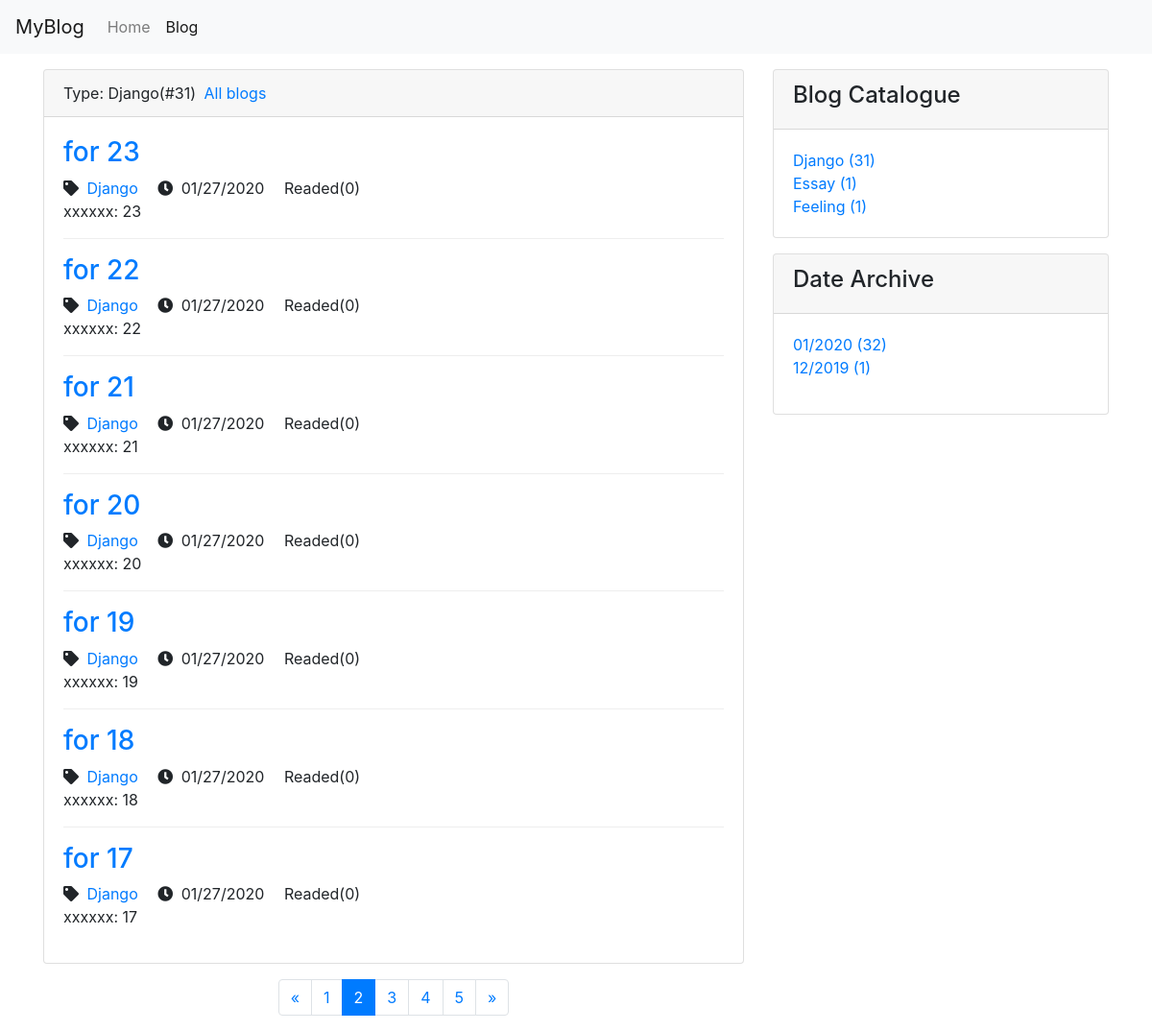
Screenshot of /blog/type/1?page=2 with the database file from the repository.
### blog/models.py (models this page shows, shortened)
class BlogType(models.Model):
    type_name = models.CharField(max_length=15)
    def __str__(self):
        return self.type_name

class Blog(models.Model, ReadNumExpandMethod):
    title = models.CharField(max_length=50)
    blog_type = models.ForeignKey(BlogType, on_delete=models.DO_NOTHING)
    content = RichTextUploadingField()
    author = models.ForeignKey(User, on_delete=models.DO_NOTHING)
    created_time = models.DateTimeField(auto_now_add=True)
    last_updated_time = models.DateTimeField(auto_now=True)
    class Meta:
        ordering = ['-created_time']

### blog/views.py (the view)
# urls.py: path('type/<int:blog_type_pk>', views.blogs_with_type, name='blogs_with_type'),
def blogs_with_type(request, blog_type_pk):
    blog_type = get_object_or_404(BlogType, pk=blog_type_pk)
    blogs_list = Blog.objects.filter(blog_type=blog_type)
    content = get_blog_list_common_data(request, blogs_list)
    content['blog_type'] = blog_type
    return render(request, 'blog/blogs_with_type.html', content)

### read_statistics/models.py (called while the page is built)
    def get_read_num(self):
        try:
            ct = ContentType.objects.get_for_model(self)
            readnum = ReadNum.objects.get(content_type=ct, object_id=self.pk)
            return readnum.read_num
        except exceptions.ObjectDoesNotExist:
            return 0

### blog/templates/blog/blogs_with_type.html (shortened to what this page needs)
{% extends 'blog/blog_list.html' %}
{% block blog_list_title %}
    Type:&nbsp{{blog_type.type_name}}(#{{ page_of_blogs.paginator.count }})
    <a class="pl-1" href="{% url 'blog_list' %}">All blogs</a>
{% endblock %}

### blog/templates/blog/blog_list.html (shortened to what this page needs)
{% extends 'base.html' %}
{% block header_extends %}
<link rel="stylesheet" href="/static/css/blog.css">
{% endblock %}
{% block nav_blog_active %}
active
{% endblock %}
{% block content %}
<div class="container">
    <div class="row mt-3">
        <div class="col-sm-8">
            <div class="card">
                <div class="card-header">
                    {% block blog_list_title %}{% endblock %}
                </div>
                <div class="card-body">
                    {% for blog in blogs %}
                    <div class="blog">
                        <h3><a href="{% url 'blog_detail' blog.pk %}">{{ blog.title }} </a></h3>
                        <p class="blog-info">
                            <i class="fas fa-tag mr-1"></i>
                            <a class="mr-3"
                                href="{% url 'blogs_with_type' blog.blog_type.pk %}">{{blog.blog_type}}</a>
                            <i class="fas fa-clock mr-1"></i>
                            {{blog.created_time|date:'m/d/Y'}}
                            <span class="ml-3">Readed({{ blog.get_read_num }})</span>
                        </p>
                        <p>{{ blog.content|striptags|truncatechars:120 }}</p>
                    </div>
                    {% empty %}
                    <div class="blog">
                        <h3>-- No blogs. Please look forward! --</h3>
                    </div>
                    {% endfor %}
                </div>
            </div>
            <div class="pt-3">
                <ul class="pagination justify-content-center">
                    {% if page_of_blogs.has_previous %}
                    <li class="page-item">
                        <a class="page-link" href="?page={{ page_of_blogs.previous_page_number }}">&laquo;</a>
                    </li>
                    {% else %}
                    <li class="page-item"><a class="page-link" href="?page=1">&laquo;</a></li>
                    {% endif %}
                    {% for page_num in page_range %}
                        {% if page_num == page_of_blogs.number %}
                        <li class="page-item active">
                            <span class="page-link">{{page_num}}</span class="page-link">
                        </li>
                        {% else %}
                            {% if page_num == '...' %}
                            <li class="page-item">
                                <span class="page-link">{{page_num}}</span>
                            </li>
                            {% else %}
                            <li class="page-item">
                                <a class="page-link" href="?page={{ page_num }}">{{page_num}}</a>
                            </li>
                            {% endif %}
                        {% endif %}
                    {% endfor %}
                    {% if page_of_blogs.has_next %}
                    <li class="page-item">
                        <a class="page-link" href="?page={{ page_of_blogs.next_page_number }}">&raquo;</a>
                    </li>
                    {% else %}
                    <li class="page-item"><a class="page-link"
                            href="?page={{ page_of_blogs.paginator.num_pages }}">&raquo;</a></li>
                    {% endif %}
                </ul>
            </div>
        </div>
        <div class="d-none d-sm-block col-sm-4">
            <div class="card">
                <div class="card-header">
                    <h4>Blog Catalogue</h4>
                </div>
                <div class="card-body">
                    <ul class="m-0 p-0 blog-type">
                        {% for blog_type in blog_types %}
                        <li>
                            <a href="{% url 'blogs_with_type' blog_type.pk %}">
                                {{ blog_type.type_name }} ({{ blog_type.blog_count }})
                            </a>
                        </li>
                        {% empty %}
                        <li>No catalogue</li>
                        {% endfor %}
                    </ul>
                </div>
            </div>
            <div class="card mt-3">
                <div class="card-header"><h4>Date Archive</h4></div>
                <div class="card-body">
                    <ul class="p-0">
                        {% for blog_date, blog_count in blog_dates.items %}
                        <li>
                        <a href="{% url 'blogs_with_date' blog_date.year blog_date.month %}">
                            {{ blog_date|date:'m/Y' }} ({{ blog_count }})
                        </a>
                        </li>
                        {% endfor %}
                    </ul>
                </div>
            </div>
        </div>
    </div>
</div>
{% endblock %}

### static/css/blog.css (style rules this page uses)
ul.blog-type { list-style-type: none; }
div.blog:not(:last-child) { border-bottom: 1px solid #eee; margin-bottom: 1em; }
div.blog p.blog-info { margin-bottom: 0; }
ul { list-style-type: none; }

### rows the page displays
BlogType: type_name "Django", blog_count "31"
Blog: title "for 23", blog_type "Django", created_time "01/27/2020", get_read_num "0", content "xxxxxx: 23"
Blog: title "for 22", blog_type "Django", created_time "01/27/2020", get_read_num "0", content "xxxxxx: 22"
Blog: title "for 21", blog_type "Django", created_time "01/27/2020", get_read_num "0", content "xxxxxx: 21"
Blog: title "for 20", blog_type "Django", created_time "01/27/2020", get_read_num "0", content "xxxxxx: 20"
Blog: title "for 19", blog_type "Django", created_time "01/27/2020", get_read_num "0", content "xxxxxx: 19"
Blog: title "for 18", blog_type "Django", created_time "01/27/2020", get_read_num "0", content "xxxxxx: 18"
Blog: title "for 17", blog_type "Django", created_time "01/27/2020", get_read_num "0", content "xxxxxx: 17"
BlogType: type_name "Essay", blog_count "1"
BlogType: type_name "Feeling", blog_count "1"

### other values shown
{{ page_of_blogs.paginator.count }} "31"
{{ page_num }} "1" "3" "4" "5"
{{ page_num }} "2"
{{ blog_date|date:'m/Y' }} "01/2020" "12/2019"
{{ blog_count }} "32" "1"
